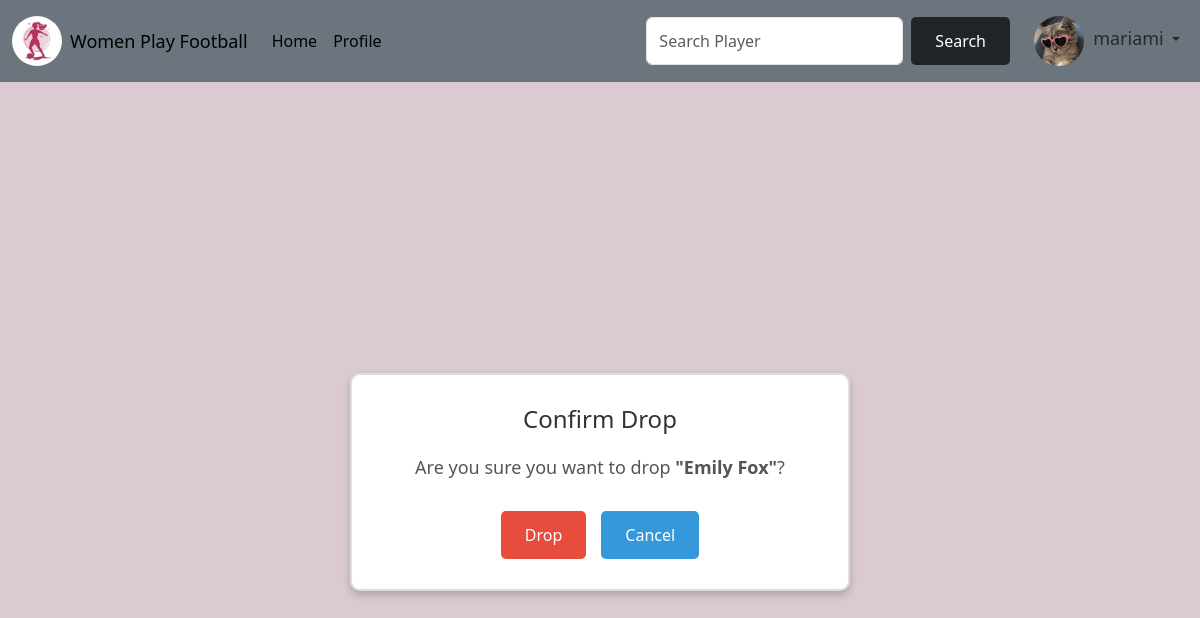
Page /drop/13/ (signed in) on the committed database.
### base/models.py (models this page shows)
class User(AbstractUser):
        players = models.ManyToManyField(Player, blank=True, related_name="users")
        bio = models.TextField(null=True)
        avatar = models.ImageField(null=True, default='default.jpg')

class Player(models.Model):
        player_id = models.AutoField(primary_key=True)
        first_name = models.CharField(max_length=100)
        last_name = models.CharField(max_length=100)
        date_of_birth = models.DateField()
        nation =models.ForeignKey(Nation,on_delete=models.SET_NULL, null=True, related_name='players')
        position = models.CharField(max_length=50)
        club = models.ForeignKey(Club, on_delete=models.SET_NULL, null=True, related_name='players')
        previous_clubs = models.TextField()
        international_caps = models.IntegerField()  # IntegerField for whole numbers
        goals_scored = models.IntegerField()  # IntegerField for whole numbers
        height = models.FloatField()  # FloatField for floating-point numbers
        weight = models.FloatField()  # FloatField for floating-point numbers
        preferred_foot = models.CharField(max_length=10)
        biography = models.TextField()
        achievements = models.TextField()
        picture = models.ImageField(blank=True,null=True)
        creator = models.ForeignKey('User', on_delete=models.SET_NULL, null=True)
        created=models.DateTimeField(auto_now_add=True)
        class Meta:
            ordering= ['first_name']
        def __str__(self):
                return f"{self.first_name}  {self.last_name}"

### base/views.py (the view)
# urls.py: path('drop/<str:id>/', views.drop, name='drop'),
@login_required(login_url='login')
def drop(request, id):
    player =Player.objects.get(player_id=id)
    if request.method == "POST":
        request.user.players.remove(player)
        return redirect('profile', request.user.id)
    return render(request, 'base/drop.html', {'player': player})

### base/templates/base/drop.html (shortened to what this page needs)
{% extends 'main.html' %}
{% block content %}
<div class="delete-page">
    <div class="delete-box">
        <h2>Confirm Drop</h2>
        <p>Are you sure you want to drop <strong>"{{ player }}"</strong>?</p>
        <form method="POST" action="">
            <div class="button-group">
                <button type="submit" class="btn btn-danger">Drop</button>
                <a href="{% url 'home' %}" class="btn btn-secondary">Cancel</a>
            </div>
        </form>
    </div>
</div>
{% endblock %}

### templates/navbar.html (shortened to what this page needs)
{% load static %}
<nav class="navbar navbar-expand-lg bg-secondary">
  <div class="container-fluid">
    <a class="navbar-brand d-flex align-items-center" href="{% url 'home' %}">
      <img src="{% static 'files/Logo.jpg' %}" alt="Logo" width="50" height="50" class="d-inline-block align-text-top" style="border-radius:50%;" >
      <span class="ms-2" style="font-size: 18px;">Women Play Football</span>
    </a>
    <div class="collapse navbar-collapse" id="navbarSupportedContent">
      <ul class="navbar-nav me-auto mb-2 mb-lg-0">
        <li class="nav-item">
          <a class="nav-link active" aria-current="page" href="{% url 'home' %}">Home</a>
        </li>
        {% if request.user.is_authenticated %}
          <li class="nav-item">
            <a class="nav-link active" aria-current="page" href="{% url 'profile' request.user.id %}">Profile</a>
          </li>
        {% endif %}
      </ul>
      <ul class="navbar-nav ms-auto align-items-center">
        <form class="d-flex me-3" role="search" action="">
          <input name="p" class="form-control me-2" type="search" placeholder="Search Player" aria-label="Search">
          <button class="btn btn-dark" type="submit">Search</button>
        </form>
        {% if request.user.is_authenticated %}
          <li class="nav-item dropdown">
            <a class="nav-link dropdown-toggle" href="#" id="navbarDropdown" role="button" data-bs-toggle="dropdown" aria-expanded="false">
              <img src="{{ request.user.avatar.url }}" width="50px" height="50px" style="border-radius:50%; margin-right: 5px;">
              <span style="font-size: 18px;">{{ request.user.username }}</span>
            </a>
          </li>
        {% else %}
          <li class="nav-item">
            <a class="nav-link active" aria-current="page" href="{% url 'login' %}">Log In</a>
          </li>
        {% endif %}
      </ul>
    </div>
  </div>
</nav>

### static/styles/styles.css (style rules this page uses)
body { background-color: #DBCAD2 ; }

### base/templates/base/drop.html (style rules this page uses)
.delete-page { display: flex; justify-content: center; align-items: center; height: 100vh; background-color: #DBCAD2; }
.delete-box { text-align: center; border: 2px solid #ddd; border-radius: 10px; padding: 30px; background-color: #fff; box-shadow: 0 4px 8px rgba(0, 0, 0, 0.2); max-width: 500px; width: 100%; }
.delete-box h2 { margin-bottom: 20px; font-size: 24px; color: #333; }
.delete-box p { margin-bottom: 30px; font-size: 18px; color: #555; }
.button-group { display: flex; justify-content: center; gap: 15px; }
.btn { padding: 12px 24px; border: none; border-radius: 5px; color: #fff; text-decoration: none; font-size: 16px; cursor: pointer; transition: background-color 0.3s ease; }
.btn-danger { background-color: #e74c3c; }
.btn-secondary { background-color: #3498db; }

### rows in the picture
User: user.avatar (picture), user.username "mariami"
Player: first_name+last_name "Emily Fox"
